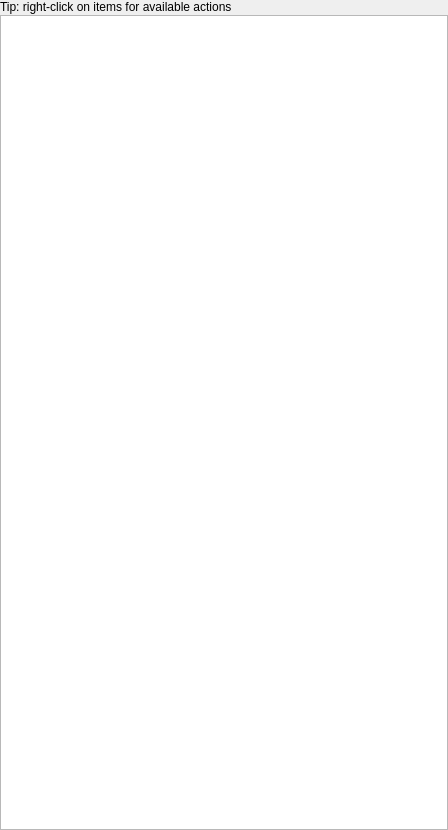
<?xml version="1.0" encoding="UTF-8"?>
<ui version="4.0">
 <class>DockWidget</class>
 <widget class="QDockWidget" name="DockWidget">
  <property name="geometry">
   <rect>
    <x>0</x>
    <y>0</y>
    <width>448</width>
    <height>830</height>
   </rect>
  </property>
  <property name="allowedAreas">
   <set>Qt::LeftDockWidgetArea|Qt::RightDockWidgetArea</set>
  </property>
  <property name="windowTitle">
   <string>Kart repositories</string>
  </property>
  <widget class="QWidget" name="dockWidgetContents">
   <layout class="QVBoxLayout" name="verticalLayout">
    <property name="spacing">
     <number>1</number>
    </property>
    <property name="leftMargin">
     <number>0</number>
    </property>
    <property name="topMargin">
     <number>0</number>
    </property>
    <property name="rightMargin">
     <number>0</number>
    </property>
    <property name="bottomMargin">
     <number>0</number>
    </property>
    <item>
     <widget class="QLabel" name="label_2">
      <property name="text">
       <string>Tip: right-click on items for available actions</string>
      </property>
     </widget>
    </item>
    <item>
     <widget class="QTreeWidget" name="tree">
      <property name="lineWidth">
       <number>1</number>
      </property>
      <property name="autoScrollMargin">
       <number>16</number>
      </property>
      <property name="textElideMode">
       <enum>Qt::ElideMiddle</enum>
      </property>
      <attribute name="headerVisible">
       <bool>false</bool>
      </attribute>
      <column>
       <property name="text">
        <string notr="true">1</string>
       </property>
      </column>
     </widget>
    </item>
   </layout>
  </widget>
 </widget>
 <resources/>
 <connections/>
</ui>
